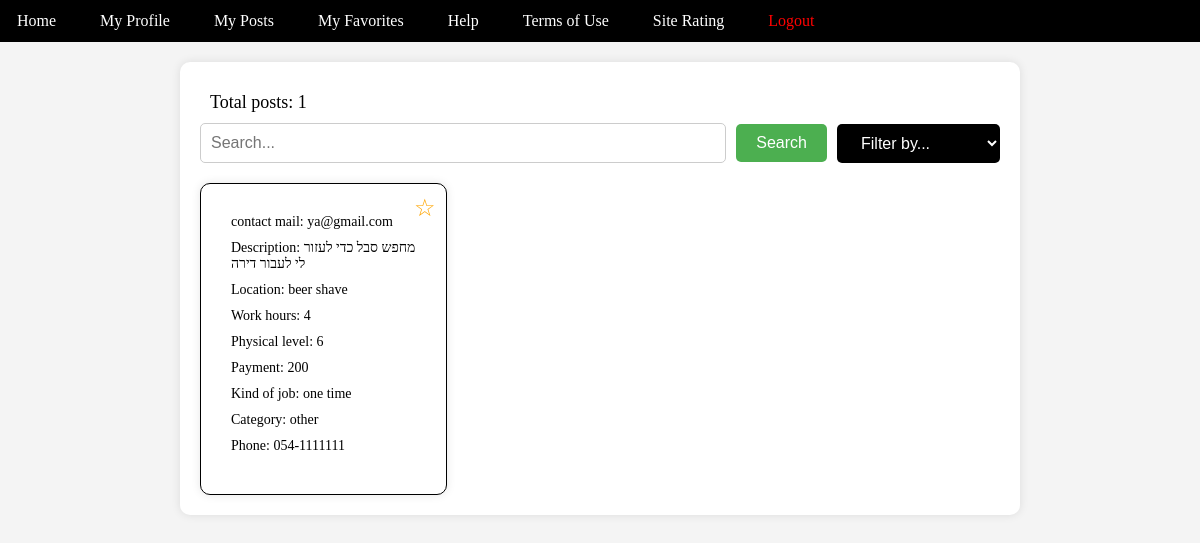
Screenshot of /myfavorites/ (signed in) with the database file from the repository.
### posts/models.py (models this page shows)
class Post(models.Model):
    mail = models.EmailField(null=True, blank=True)
    description = models.TextField(null=True, blank=True)
    location = models.TextField(null=True, blank=True)
    payment = models.TextField(null=True, blank=True)
    work_hours = models.TextField(null=True, blank=True)
    phys_lvl = models.IntegerField(null=True, blank=True)
    kind_of_job = models.TextField(null=True, blank=True)
    category = models.TextField(null=True, blank=True)
    phone = models.TextField(null=True, blank=True)

### project/views.py (the view)
# urls.py: path('myfavorites/', views.myfavorites, name="myfavorites"),
def myfavorites(request):
    global_user_id = request.session.get('global_user_id')
    if global_user_id:
        user = User.objects.get(id=global_user_id)
        favorites_ids = [int(fav) for fav in user.favorites]  # List of post IDs belonging to the user
        posts = Post.objects.filter(id__in=favorites_ids)
        for post in posts:
            post.is_favorite = True
        context = {'posts': posts, 'favorites': favorites_ids}
        return render(request, 'favorites.html', context)
    else:
        return JsonResponse({'error': 'User not logged in'}, status=401)

### templates/favorites.html (shortened to what this page needs)
<!DOCTYPE html>
<html lang="en">
<head>
</head>
<body>
{% extends 'toolbar.html' %}
{% block content %}
<div class="content">
    <div class="total-posts">Total posts:  {{ posts|length }}</div>
    <div class="search-filter">
        <input type="text" class="search-input" placeholder="Search...">
        <button class="search-button">Search</button>
        <select class="filter-select">
            <option value="">Filter by...</option>
        </select>
    </div>
    <div class="posts">
        {% for post in posts %}
        <div class="post" data-description="{{ post.description }}" data-location="{{ post.location }}" data-work-hours="{{ post.work_hours }}" data-phys-lvl="{{ post.phys_lvl }}" data-kind-of-job="{{ post.kind_of_job }}" data-category="{{ post.category }}" data-phone="{{ post.phone }}" data-payment="{{ post.payment }}">
            <div class="post-content">
                <div class="post-info">contact mail: {{ post.mail}}</div>
                <div class="post-info">Description: {{ post.description }}</div>
                <div class="post-info">Location: {{ post.location }}</div>
                <div class="post-info">Work hours: {{ post.work_hours }}</div>
                <div class="post-info">Physical level: {{ post.phys_lvl }}</div>
                <div class="post-info">Payment: {{ post.payment }}</div>
                <div class="post-info">Kind of job: {{ post.kind_of_job }}</div>
                <div class="post-info">Category: {{ post.category }}</div>
                <div class="post-info">Phone: {{ post.phone }}</div>
                <div class="favorites-button {% if post.id|add:0 in favorites %}active {% endif %}" data-post-id="{{ post.id }}">☆</div>
            </div>
        </div>
        {% endfor %}
    </div>
</div>
</body>
</html>
{% endblock %}

### templates/favorites.html (style rules this page uses)
body { font-family: Arial, sans-serif; margin: 0; padding: 0; background-color: #f8f8f8; }
.content { max-width: 800px; margin: 0 auto; padding: 20px; background-color: white; border-radius: 10px; box-shadow: 0 0 10px rgba(0, 0, 0, 0.1); }
.total-posts { font-size: 18px; padding: 10px; border-radius: 5px; }
.search-filter { display: flex; align-items: center; margin-bottom: 20px; }
.search-input { flex: 1; padding: 10px; font-size: 16px; border: 1px solid #ccc; border-radius: 5px; }
.search-button { padding: 10px 20px; font-size: 16px; margin-left: 10px; background-color: #4caf50; color: #fff; border: black; border-radius: 5px; cursor: pointer; }
.filter-select { padding: 10px 20px; font-size: 16px; margin-left: 10px; background-color: black; color: white; border: blue; border-radius: 5px; cursor: pointer; }
.posts { display: flex; flex-wrap: wrap; gap: 20px; }
.post { background-color: #fff; border: 1px solid #ddd; border-radius: 10px; overflow: hidden; box-shadow: 0 0 10px rgba(0, 0, 0, 0.1); transition: transform 0.3s ease-in-out; width: calc(50% - 20px); }
.post-content { padding: 20px; }
.post-info { margin-bottom: 10px; word-wrap: break-word; }
.favorites-button { position: absolute; top: 10px; right: 10px; cursor: pointer; font-size: 24px; color: #888; }
.favorites-button.active { color: orange; }

### templates/toolbar.html (style rules this page uses)
body { font-family: Copperplate; margin: 0; padding: 0; box-sizing: border-box; background-color: #f4f4f4; }
.posts { display: flex; flex-wrap: wrap; gap: 5px; }
.post { width: calc(33.33% - 20px); border: 1px solid black; padding: 10px; box-sizing: border-box; position: relative; }
.post-content { font-size: 14px; }
.favorites-button { position: absolute; top: 10px; right: 10px; cursor: pointer; }
.favorites-button.active { color: orange; }

### rows the page displays
Post: mail "ya@gmail.com", description "מחפש סבל כדי לעזור לי לעבור דירה", location "beer shave", work_hours "4", phys_lvl "6", payment "200", kind_of_job "one time", category "other", phone "054-1111111"

### other values shown
{{ posts|length }} "1"
